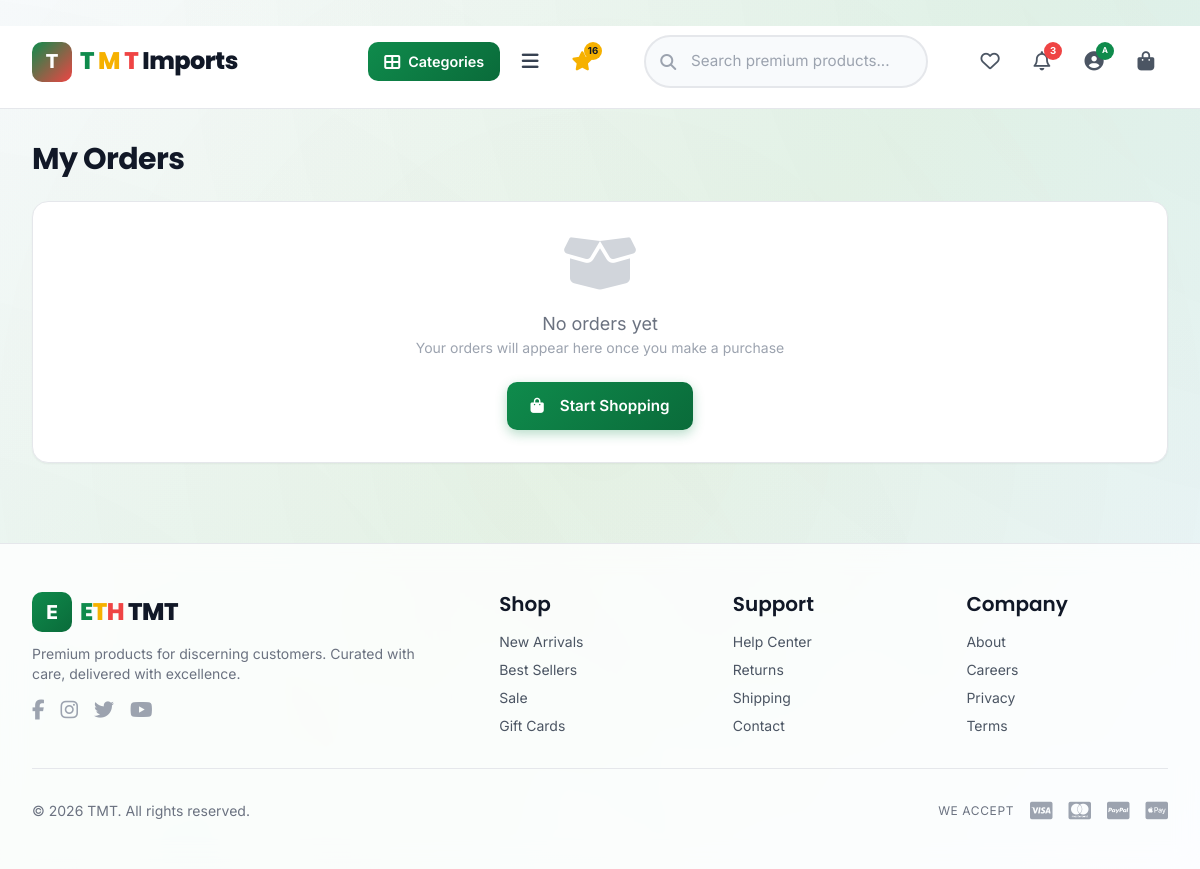
The page /products/orders/ (signed in) on the database its author committed.
### products/models.py (models this page shows, shortened)
class SiteSettings(models.Model):
    eth_text = models.CharField(max_length=10, default='ETH', help_text='Main logo text (e.g., ETH)')
    brand_suffix = models.CharField(max_length=50, default=' Imports', help_text='Text after ETH (e.g., " Imports")')
    eth_e_color = models.CharField(max_length=20, default='#0F8B4C', help_text='Color for "E" in ETH')
    eth_t_color = models.CharField(max_length=20, default='#F6B100', help_text='Color for "T" in ETH')
    eth_h_color = models.CharField(max_length=20, default='#EF4444', help_text='Color for "H" in ETH')
    site_name = models.CharField(max_length=100, default='ETH Imports')
    header_tagline = models.CharField(max_length=200, blank=True, default='Premium Ethiopian Imported Products')
    hero_badge = models.CharField(max_length=100, default='Summer Sale')
    hero_title = models.CharField(max_length=200, default='Discover Premium Ethiopian Imports')
    hero_subtitle = models.TextField(
        default='Curated collection of high-quality products from around the world, delivered to your doorstep.')
    hero_button_text = models.CharField(max_length=50, default='Shop Now')
    hero_button_url = models.CharField(max_length=200, default='#products')
    hero_secondary_button_text = models.CharField(max_length=50, default='Watch Story')
    hero_secondary_button_url = models.CharField(max_length=200, default='#')
    categories_title = models.CharField(max_length=100, default='Shop by Category')
    categories_view_all = models.CharField(max_length=50, default='View All')
    footer_brand = models.CharField(max_length=100, default='ETH Imports')
    footer_tagline = models.CharField(max_length=200,
                                      default='Premium products for discerning customers. Curated with care, delivered with excellence.')
    footer_copyright = models.CharField(max_length=200, default='All rights reserved.')
    whatsapp_number = models.CharField(max_length=20, default='+251900000000')
    telegram_username = models.CharField(max_length=50, default='your_username')
    facebook_url = models.URLField(blank=True, default='#')
    instagram_url = models.URLField(blank=True, default='#')
    twitter_url = models.URLField(blank=True, default='#')
    youtube_url = models.URLField(blank=True, default='#')
    updated_at = models.DateTimeField(auto_now=True)
    class Meta:
        verbose_name = 'Site Settings'
        verbose_name_plural = 'Site Settings'

### products/views.py (the view)
# urls.py: path('orders/', views.orders_view, name='orders'),
@login_required
def orders_view(request):
    context = {
        'page_title': 'My Orders',
        'message': 'Your orders will appear here once you make a purchase.',
    }
    return render(request, 'products/orders.html', context)

### templates/products/orders.html (shortened to what this page needs)
﻿{% extends 'base_premium.html' %}
{% load static %}
{% block content %}
<div class="max-w-7xl mx-auto px-4 sm:px-6 lg:px-8 py-8">
    <h1 class="text-3xl font-bold text-gray-900 mb-6">My Orders</h1>
    <div class="bg-white rounded-2xl shadow-sm border border-gray-200 p-8 text-center">
        <div class="mb-6">
            <i class="fas fa-box-open text-6xl text-gray-300 mb-4"></i>
            <p class="text-gray-500 text-lg">No orders yet</p>
            <p class="text-gray-400 text-sm">Your orders will appear here once you make a purchase</p>
        </div>
        <a href="{% url 'products:product_list' %}" class="btn btn-primary">
            <i class="fas fa-shopping-bag mr-2"></i> Start Shopping
        </a>
    </div>
</div>
{% endblock %}

### templates/base_premium.html (shortened to what this page needs)
{% load static %}
<!DOCTYPE html>
<html lang="en">
<head>
    <link rel="stylesheet" href="https://cdnjs.cloudflare.com/ajax/libs/font-awesome/6.5.1/css/all.min.css">
    <script src="https://cdn.tailwindcss.com"></script>
    <link rel="stylesheet" href="{% static 'products/css/premium.css' %}">
</head>
<body>
    <header class="premium-header" id="mainHeader">
        <div class="header-top">
            <a href="{% url 'products:product_list' %}" class="premium-logo">
                <div class="logo-icon" style="background: linear-gradient(135deg, {{ site_settings.eth_e_color|default:'#0F8B4C' }}, {{ site_settings.eth_h_color|default:'#0A6B3A' }});">
                    {{ site_settings.eth_text|default:'ETH'|slice:":1" }}
                </div>
                <div class="logo-text">
                    <span class="e" style="color: {{ site_settings.eth_e_color|default:'#0F8B4C' }};">{{ site_settings.eth_text|default:'ETH'|slice:":1" }}</span>
                    <span class="t" style="color: {{ site_settings.eth_t_color|default:'#F6B100' }};">{{ site_settings.eth_text|default:'ETH'|slice:"1:2" }}</span>
                    <span class="h" style="color: {{ site_settings.eth_h_color|default:'#EF4444' }};">{{ site_settings.eth_text|default:'ETH'|slice:"2:3" }}</span>
                    <span class="suffix">{{ site_settings.brand_suffix|default:' Imports' }}</span>
                </div>
            </a>
            <div class="header-actions">
                <button class="mega-menu-toggle" id="megaMenuToggle" title="Categories">
                    <i class="fas fa-th-large"></i>
                    <span>Categories</span>
                </button>
                <button class="header-action hamburger-btn" onclick="toggleFilterSidebar()" title="Filters">
                    <i class="fas fa-bars"></i>
                </button>
				<a href="{% url 'products:new_arrivals' %}" class="header-action new-arrivals-btn" title="New Arrivals">
					<i class="fas fa-star"></i>
					{% if new_arrivals_count %}
						<span class="badge" style="background: var(--accent); color: var(--gray-900);">{{ new_arrivals_count }}</span>
					{% endif %}
				</a>
                <div class="search-wrapper">
                    <i class="fas fa-search search-icon"></i>
                    <input type="text" class="search-input" placeholder="Search premium products..." id="searchInput">
                </div>
                <a href="{% url 'products:wishlist' %}" class="header-action" title="Wishlist">
                    <i class="far fa-heart"></i>
                </a>
                <a href="#" class="header-action" title="Notifications">
                    <i class="far fa-bell"></i>
                    <span class="badge">3</span>
                </a>
                {% if user.is_authenticated %}
                    <div class="relative" id="userDropdown">
                        <button class="header-action" onclick="toggleUserDropdown()" title="Account">
                            <i class="fas fa-user-circle"></i>
                            <span class="badge" style="background: #0F8B4C; font-size: 0.5rem; min-width: auto; padding: 0 6px;">{{ user.username|slice:":1"|upper }}</span>
                        </button>
                    </div>
                {% else %}
                    <a href="#" class="header-action" title="Account" onclick="app.openAuthModal(); return false;">
                        <i class="far fa-user"></i>
                    </a>
                {% endif %}
                <a href="#" class="header-action" title="Cart" onclick="app.showCart(); return false;">
                    <i class="fas fa-shopping-bag"></i>
                </a>
            </div>
        </div>
    </header>
    <main>
        {% block content %}{% endblock %}
    </main>
    <footer class="bg-white/80 backdrop-blur-md border-t border-gray-200 mt-12">
        <div class="max-w-7xl mx-auto px-4 sm:px-6 lg:px-8 py-12">
            <div class="grid grid-cols-1 md:grid-cols-5 gap-8">
                <div class="md:col-span-2">
                    <a href="{% url 'products:product_list' %}" class="premium-logo">
                        <div class="logo-icon">E</div>
                        <div class="logo-text">
                            <span class="e">E</span><span class="t">T</span><span class="h">H</span>
                            <span class="suffix"> {{ site_settings.footer_brand|default:'Imports' }}</span>
                        </div>
                    </a>
                    <p class="text-gray-500 mt-3 text-sm max-w-sm">
                        {{ site_settings.footer_tagline|default:'Premium products for discerning customers. Curated with care, delivered with excellence.' }}
                    </p>
                    <div class="flex gap-4 mt-4">
                        <a href="{{ site_settings.facebook_url|default:'#' }}" class="text-gray-400 hover:text-primary transition-colors"><i class="fab fa-facebook-f text-xl"></i></a>
                        <a href="{{ site_settings.instagram_url|default:'#' }}" class="text-gray-400 hover:text-primary transition-colors"><i class="fab fa-instagram text-xl"></i></a>
                        <a href="{{ site_settings.twitter_url|default:'#' }}" class="text-gray-400 hover:text-primary transition-colors"><i class="fab fa-twitter text-xl"></i></a>
                        <a href="{{ site_settings.youtube_url|default:'#' }}" class="text-gray-400 hover:text-primary transition-colors"><i class="fab fa-youtube text-xl"></i></a>
                    </div>
                </div>
                <div>
                    <h4 class="font-semibold text-gray-900 mb-4">Shop</h4>
                    <ul class="space-y-2 text-sm text-gray-600">
                        <li><a href="#" class="hover:text-primary transition-colors">New Arrivals</a></li>
                        <li><a href="#" class="hover:text-primary transition-colors">Best Sellers</a></li>
                        <li><a href="#" class="hover:text-primary transition-colors">Sale</a></li>
                        <li><a href="#" class="hover:text-primary transition-colors">Gift Cards</a></li>
                    </ul>
                </div>
                <div>
                    <h4 class="font-semibold text-gray-900 mb-4">Support</h4>
                    <ul class="space-y-2 text-sm text-gray-600">
                        <li><a href="#" class="hover:text-primary transition-colors">Help Center</a></li>
                        <li><a href="#" class="hover:text-primary transition-colors">Returns</a></li>
                        <li><a href="#" class="hover:text-primary transition-colors">Shipping</a></li>
                        <li><a href="#" class="hover:text-primary transition-colors">Contact</a></li>
                    </ul>
                </div>
                <div>
                    <h4 class="font-semibold text-gray-900 mb-4">Company</h4>
                    <ul class="space-y-2 text-sm text-gray-600">
                        <li><a href="#" class="hover:text-primary transition-colors">About</a></li>
                        <li><a href="#" class="hover:text-primary transition-colors">Careers</a></li>
                        <li><a href="#" class="hover:text-primary transition-colors">Privacy</a></li>
                        <li><a href="#" class="hover:text-primary transition-colors">Terms</a></li>
                    </ul>
                </div>
            </div>
            <div class="border-t border-gray-200 mt-8 pt-8 flex flex-col md:flex-row justify-between items-center text-sm text-gray-500">
                <p>&copy; {% now "Y" %} {{ site_settings.footer_brand|default:'ETH Imports' }}. {{ site_settings.footer_copyright|default:'All rights reserved.' }}</p>
                <div class="flex items-center gap-4 mt-4 md:mt-0">
                    <span class="text-xs uppercase tracking-wider">We Accept</span>
                    <i class="fab fa-cc-visa text-xl text-gray-400"></i>
                    <i class="fab fa-cc-mastercard text-xl text-gray-400"></i>
                    <i class="fab fa-cc-paypal text-xl text-gray-400"></i>
                    <i class="fab fa-cc-apple-pay text-xl text-gray-400"></i>
                </div>
            </div>
        </div>
    </footer>
</body>
</html>

### rows shown on the page
SiteSettings: eth_text "T", eth_text "M", brand_suffix "Imports", footer_brand "TMT", footer_tagline "Premium products for discerning customers. Curated with care, delivered with excellence.", footer_copyright "All rights reserved."

### other values the page prints
{{ new_arrivals_count }} "16"
{{ user.username|slice:":1"|upper }} "A"
